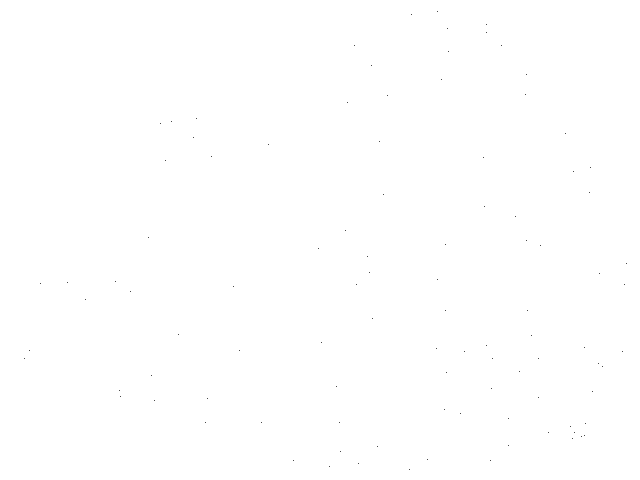
Frame 1 (no input)
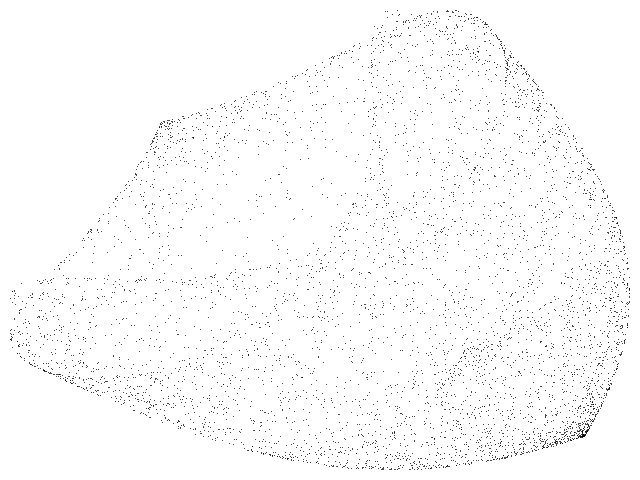
Frame 60 (the mouse pressed at the canvas centre just before this capture)
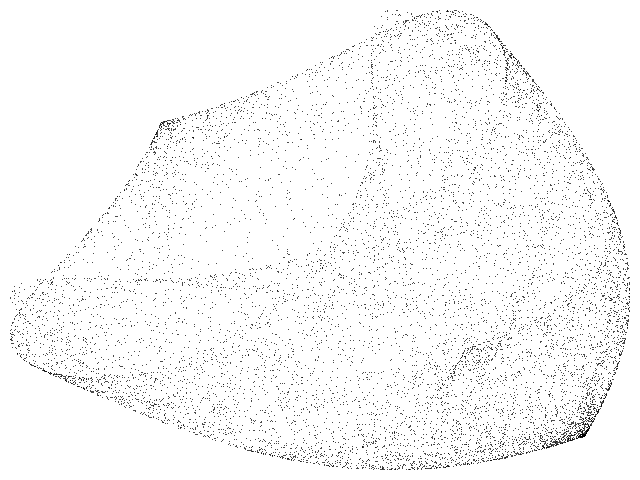
Frame 120 (the mouse held since frame 60 and released just before this capture)

The Processing sketch that drew these frames (run headless with seeded random() and noise(); from frame 60 on, the mouse is pressed at the canvas centre):

// Processing sketch: LSMCL
// ── LSMCL.pde
// Logistic modulated sine coupling map (LSMCL) //

  float x = 0.1;
  float y = 0.2;
  float a = 0.75;
  float b = 3.0;
        

void setup() {
  
  size(640, 480);
  background(255);
  
}

void draw() {
  
  for (int i=0;i<100;i++) {
    
    float nx = x;
    float ny = y; 
       
    x = (sin(4*PI*a*ny*(1-ny))+b)*nx*(1-nx);
    y = (sin(4*PI*a*nx*(1-nx))+b)*ny*(1-ny);
  
    point(10+(620*x), 10+(460*y));      
        
  }

}
